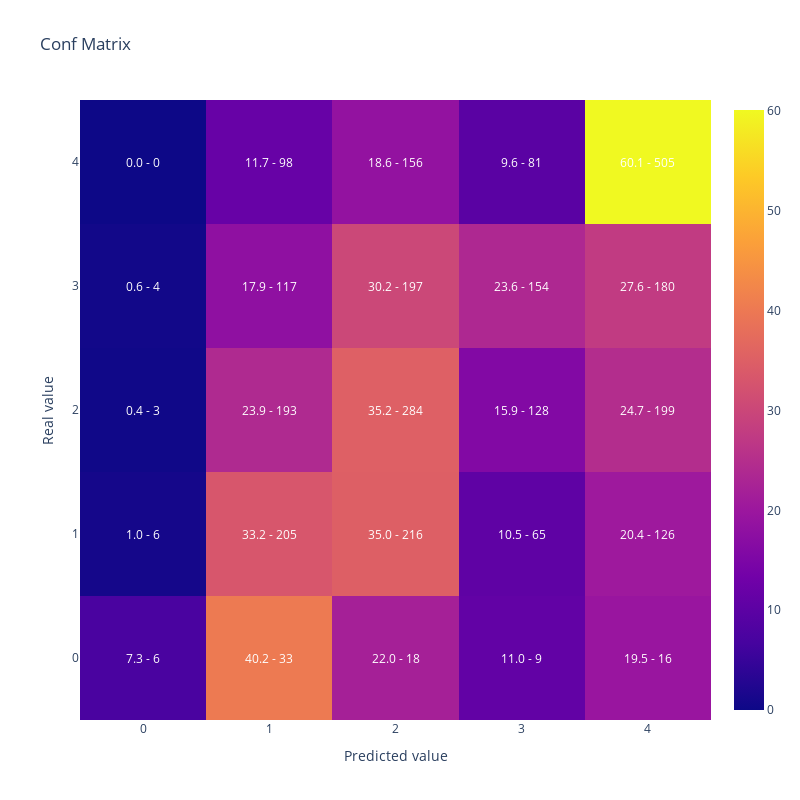

This figure's notebook cell:
### Code cell
lgb_train_dataset = lgb.Dataset(data=X_train, label=y_train)
lgb_model = lgb.train(lgb_params, lgb_train_dataset)

# Evaluar el modelo final
y_pred = lgb_model.predict(X_test).argmax(axis=1)

print(f'Kappa: {cohen_kappa_score(y_test, y_pred, weights="quadratic")}')
print(f'Accuracy: {accuracy_score(y_test, y_pred)}')
print(f'Balanced Accuracy: {balanced_accuracy_score(y_test, y_pred)}')

display(plot_confusion_matrix(y_test, y_pred))

### Figure 1 — Plotly figure (JSON) as saved in the notebook; plotly's stock layout.template omitted (floating-point values rounded to 4 significant figures)
{"data": [{"type": "heatmap", "x": [0, 1, 2, 3, 4], "y": [0, 1, 2, 3, 4], "z": [[7.317, 40.24, 21.95, 10.98, 19.51], [0.9709, 33.17, 34.95, 10.52, 20.39], [0.3717, 23.92, 35.19, 15.86, 24.66], [0.6135, 17.94, 30.21, 23.62, 27.61], [0, 11.67, 18.57, 9.643, 60.12]]}], "layout": {"annotations": [{"font": {"color": "white"}, "showarrow": false, "text": "7.3 - 6", "x": 0, "xref": "x", "y": 0, "yref": "y"}, {"font": {"color": "white"}, "showarrow": false, "text": "40.2 - 33", "x": 1, "xref": "x", "y": 0, "yref": "y"}, {"font": {"color": "white"}, "showarrow": false, "text": "22.0 - 18", "x": 2, "xref": "x", "y": 0, "yref": "y"}, {"font": {"color": "white"}, "showarrow": false, "text": "11.0 - 9", "x": 3, "xref": "x", "y": 0, "yref": "y"}, {"font": {"color": "white"}, "showarrow": false, "text": "19.5 - 16", "x": 4, "xref": "x", "y": 0, "yref": "y"}, {"font": {"color": "white"}, "showarrow": false, "text": "1.0 - 6", "x": 0, "xref": "x", "y": 1, "yref": "y"}, {"font": {"color": "white"}, "showarrow": false, "text": "33.2 - 205", "x": 1, "xref": "x", "y": 1, "yref": "y"}, {"font": {"color": "white"}, "showarrow": false, "text": "35.0 - 216", "x": 2, "xref": "x", "y": 1, "yref": "y"}, {"font": {"color": "white"}, "showarrow": false, "text": "10.5 - 65", "x": 3, "xref": "x", "y": 1, "yref": "y"}, {"font": {"color": "white"}, "showarrow": false, "text": "20.4 - 126", "x": 4, "xref": "x", "y": 1, "yref": "y"}, {"font": {"color": "white"}, "showarrow": false, "text": "0.4 - 3", "x": 0, "xref": "x", "y": 2, "yref": "y"}, {"font": {"color": "white"}, "showarrow": false, "text": "23.9 - 193", "x": 1, "xref": "x", "y": 2, "yref": "y"}, {"font": {"color": "white"}, "showarrow": false, "text": "35.2 - 284", "x": 2, "xref": "x", "y": 2, "yref": "y"}, {"font": {"color": "white"}, "showarrow": false, "text": "15.9 - 128", "x": 3, "xref": "x", "y": 2, "yref": "y"}, {"font": {"color": "white"}, "showarrow": false, "text": "24.7 - 199", "x": 4, "xref": "x", "y": 2, "yref": "y"}, {"font": {"color": "white"}, "showarrow": false, "text": "0.6 - 4", "x": 0, "xref": "x", "y": 3, "yref": "y"}, {"font": {"color": "white"}, "showarrow": false, "text": "17.9 - 117", "x": 1, "xref": "x", "y": 3, "yref": "y"}, {"font": {"color": "white"}, "showarrow": false, "text": "30.2 - 197", "x": 2, "xref": "x", "y": 3, "yref": "y"}, {"font": {"color": "white"}, "showarrow": false, "text": "23.6 - 154", "x": 3, "xref": "x", "y": 3, "yref": "y"}, {"font": {"color": "white"}, "showarrow": false, "text": "27.6 - 180", "x": 4, "xref": "x", "y": 3, "yref": "y"}, {"font": {"color": "white"}, "showarrow": false, "text": "0.0 - 0", "x": 0, "xref": "x", "y": 4, "yref": "y"}, {"font": {"color": "white"}, "showarrow": false, "text": "11.7 - 98", "x": 1, "xref": "x", "y": 4, "yref": "y"}, {"font": {"color": "white"}, "showarrow": false, "text": "18.6 - 156", "x": 2, "xref": "x", "y": 4, "yref": "y"}, {"font": {"color": "white"}, "showarrow": false, "text": "9.6 - 81", "x": 3, "xref": "x", "y": 4, "yref": "y"}, {"font": {"color": "white"}, "showarrow": false, "text": "60.1 - 505", "x": 4, "xref": "x", "y": 4, "yref": "y"}], "height": 800, "title": {"text": "Conf Matrix"}, "width": 800, "xaxis": {"title": {"text": "Predicted value"}}, "yaxis": {"title": {"text": "Real value"}}}}
